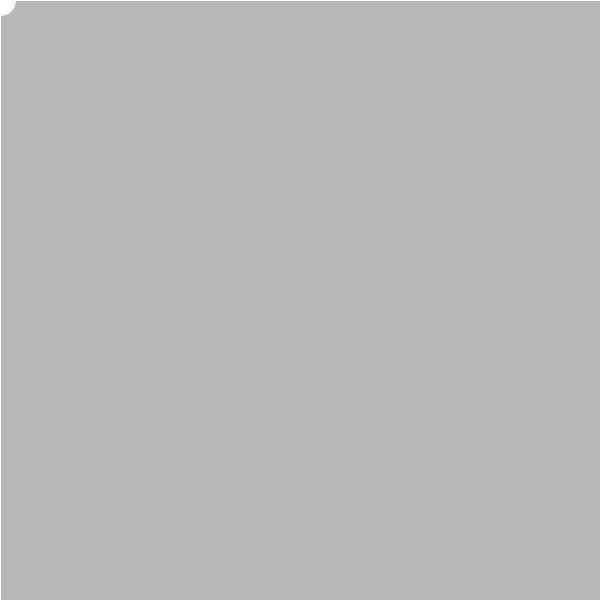
Frame 1 (no input)
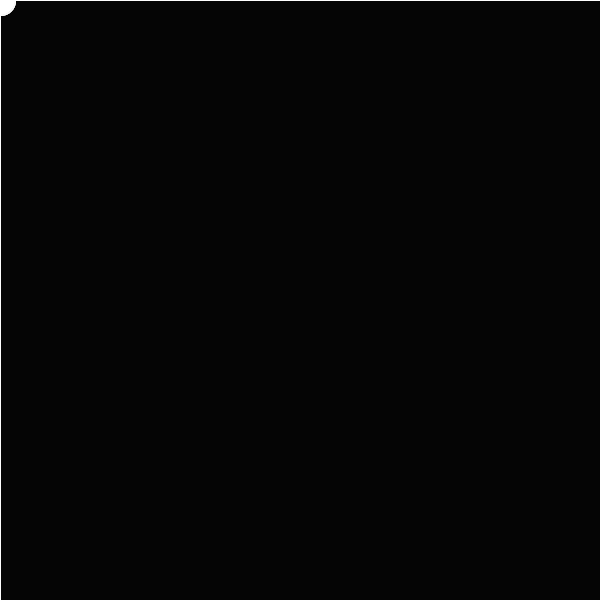
Frame 60 (the mouse pressed at the canvas centre just before this capture)
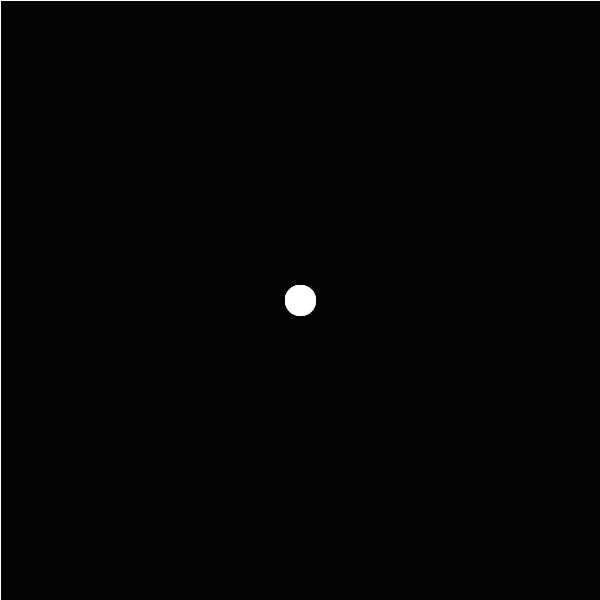
Frame 120 (the mouse held since frame 60 and released just before this capture)

The Processing sketch that drew these frames (run headless with seeded random() and noise(); from frame 60 on, the mouse is pressed at the canvas centre):

// Processing sketch: ac_mouse_pointer_with_trail
// ── ac_mouse_pointer_with_trail.pde

void setup(){
  size(600, 600);
  stroke(255);
}
void draw(){
  fill(0, 25);
  rect(0, 0, width, height);
  fill(255);
  ellipse(mouseX, mouseY, 30, 30);
}
